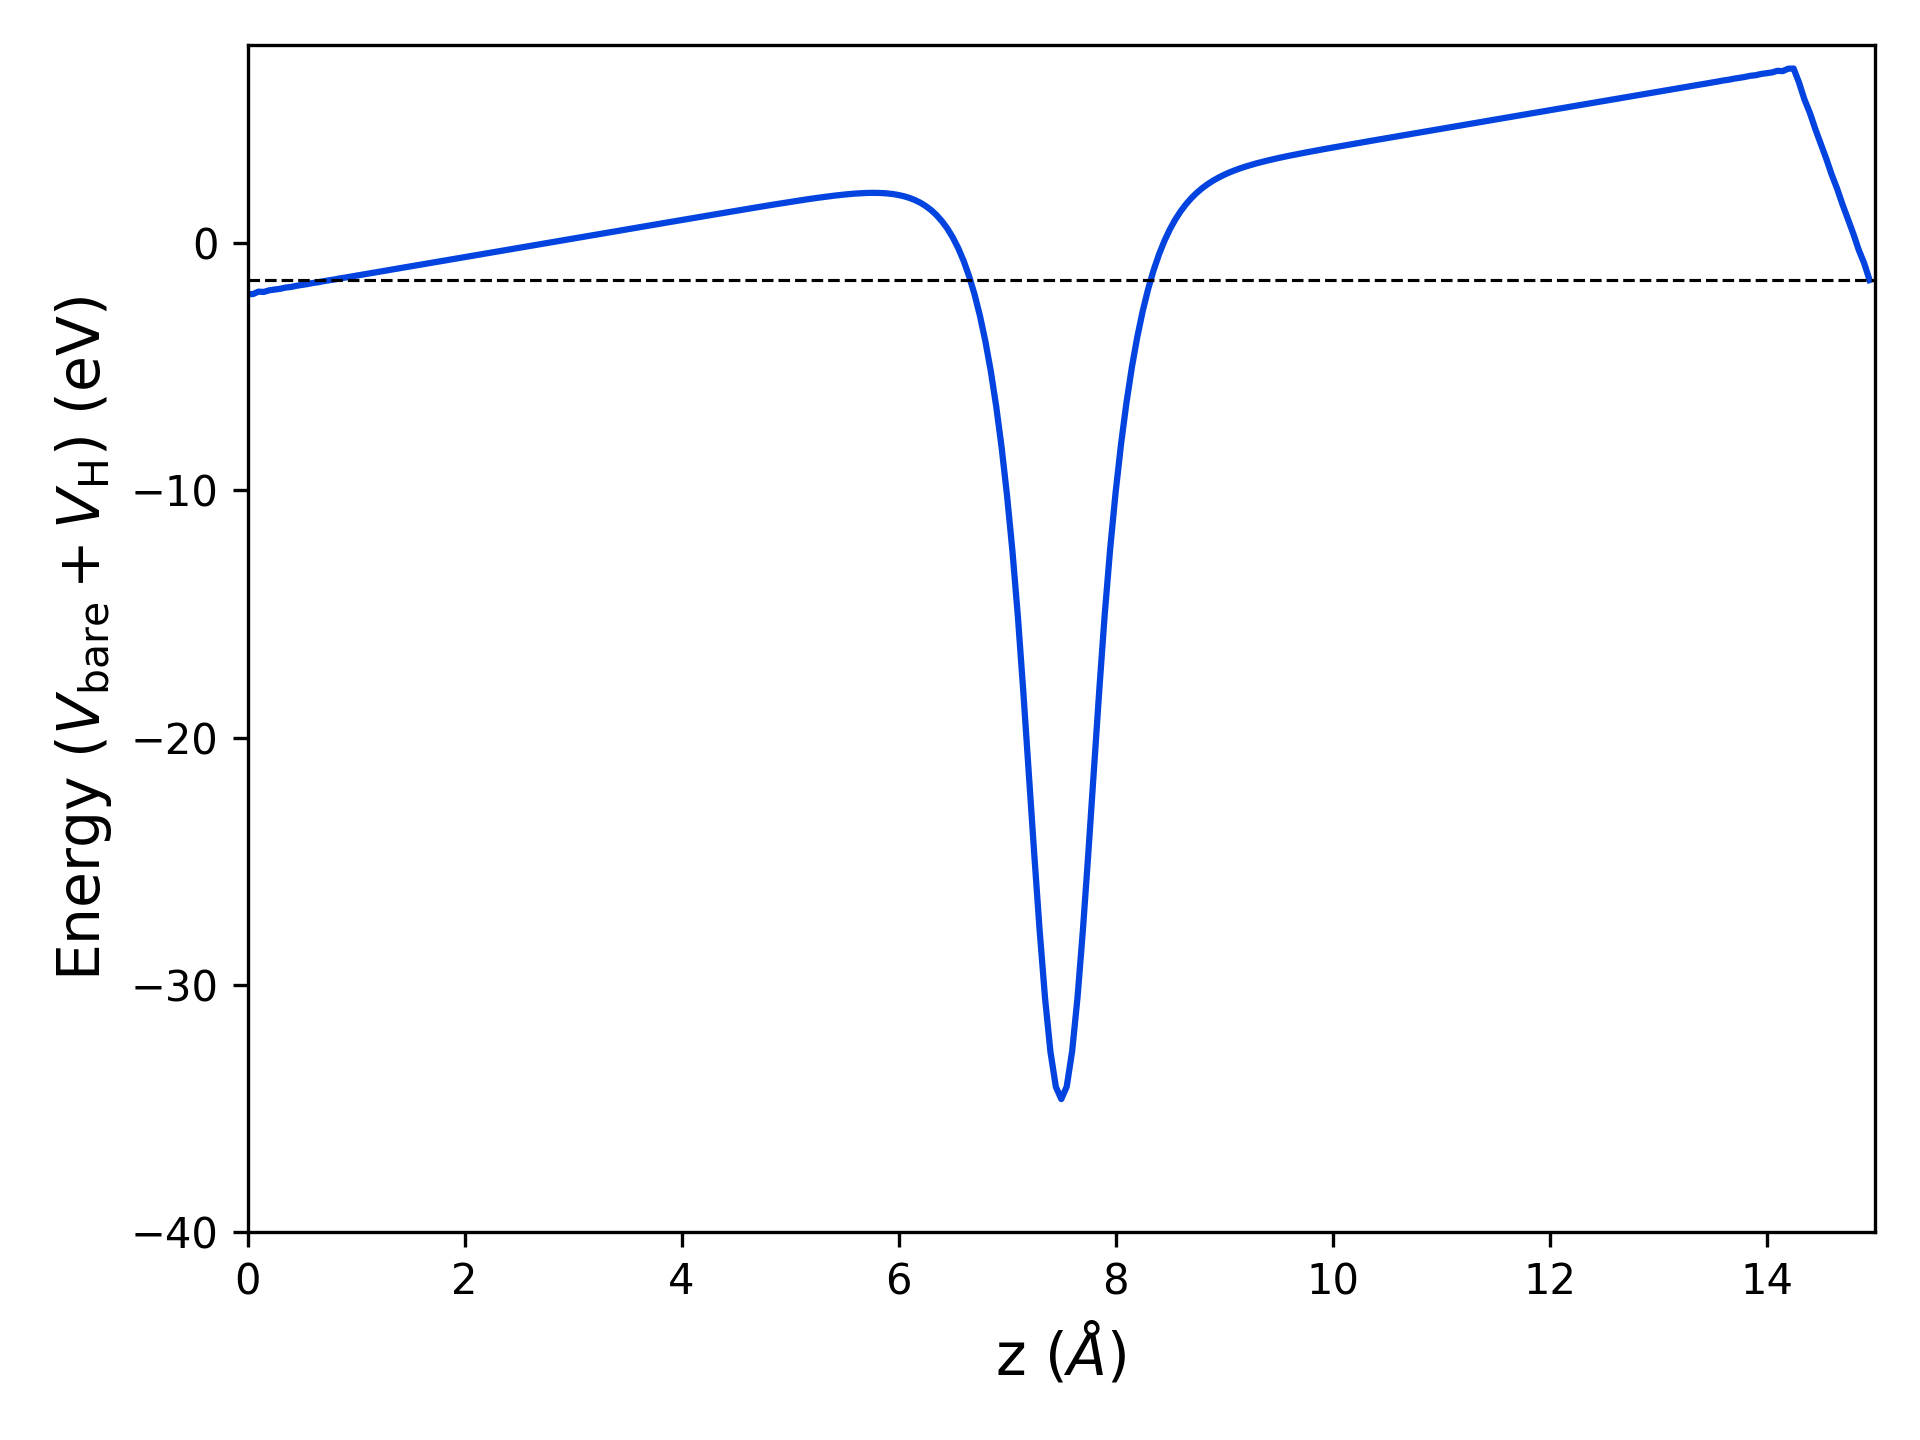

Recreate this plot in Python.
import matplotlib.pyplot as plt
import numpy as np

# Load data
z, V = np.loadtxt('avg.dat', usecols=(0,1), unpack=True)

au2a = 0.529177249 # Convert a.u. to Angstrom
ry2ev = 13.605698066 # Convert Ry to eV


plt.plot(z*au2a, V*ry2ev, c='xkcd:blue')

#plt.plot(z*au2a, V, c='xkcd:blue')

# Plot a dashed line at zero
plt.axhline(-1.49533916, linestyle='--', linewidth=0.75, color='xkcd:black')

plt.xlim(0, 15)
plt.ylim(-40, 8)

#plt.ylim(-4, 4)

plt.xlabel('z ($\\AA$)', fontsize=14)
plt.ylabel(r'Energy ($V_{\mathrm{bare}} + V_{\mathrm{H}}$) (eV)', fontsize=14)

#plt.ylabel(r'Energy ($V_{\mathrm{bare}} + V_{\mathrm{H}}$) (Ry)', fontsize=14)

plt.tight_layout()
plt.savefig('potential.png', dpi=300)
